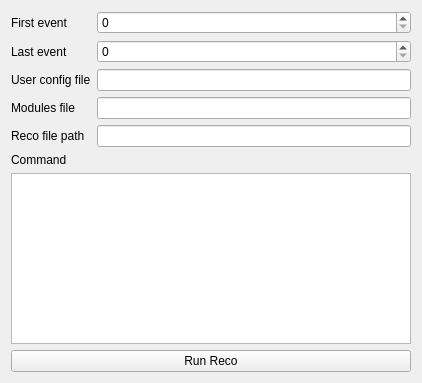
<?xml version="1.0" encoding="UTF-8"?>
<ui version="4.0">
 <class>RunRecoWindow</class>
 <widget class="QWidget" name="RunRecoWindow">
  <property name="geometry">
   <rect>
    <x>0</x>
    <y>0</y>
    <width>422</width>
    <height>383</height>
   </rect>
  </property>
  <property name="windowTitle">
   <string>Form</string>
  </property>
  <layout class="QFormLayout" name="formLayout">
   <item row="0" column="0">
    <widget class="QLabel" name="first_event_spinner_label">
     <property name="text">
      <string>First event</string>
     </property>
    </widget>
   </item>
   <item row="0" column="1">
    <widget class="QSpinBox" name="spinBox"/>
   </item>
   <item row="1" column="0">
    <widget class="QLabel" name="last_event_spinner_label">
     <property name="text">
      <string>Last event</string>
     </property>
    </widget>
   </item>
   <item row="1" column="1">
    <widget class="QSpinBox" name="spinBox_2"/>
   </item>
   <item row="2" column="0">
    <widget class="QLabel" name="usrcfg_file_inp_label">
     <property name="text">
      <string>User config file</string>
     </property>
    </widget>
   </item>
   <item row="2" column="1">
    <widget class="QLineEdit" name="usrcfg_file_path_inp"/>
   </item>
   <item row="3" column="0">
    <widget class="QLabel" name="modules_file_inp_label">
     <property name="text">
      <string>Modules file</string>
     </property>
    </widget>
   </item>
   <item row="3" column="1">
    <widget class="QLineEdit" name="modules_file_path_inp"/>
   </item>
   <item row="4" column="0">
    <widget class="QLabel" name="recofile_path_inp_label">
     <property name="text">
      <string>Reco file path</string>
     </property>
    </widget>
   </item>
   <item row="4" column="1">
    <widget class="QLineEdit" name="recofile_path_inp"/>
   </item>
   <item row="5" column="0">
    <widget class="QLabel" name="command_label">
     <property name="text">
      <string>Command</string>
     </property>
    </widget>
   </item>
   <item row="6" column="0" colspan="2">
    <widget class="QPlainTextEdit" name="plainTextEdit"/>
   </item>
   <item row="8" column="0" colspan="2">
    <widget class="QPushButton" name="pushButton">
     <property name="text">
      <string>Run Reco</string>
     </property>
    </widget>
   </item>
  </layout>
 </widget>
 <resources/>
 <connections/>
</ui>
